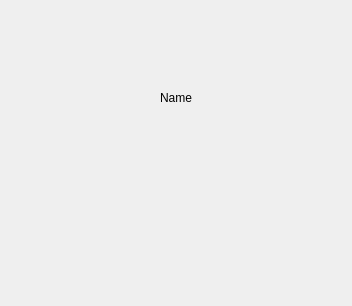
<?xml version="1.0" encoding="UTF-8"?>
<ui version="4.0">
 <class>Form</class>
 <widget class="QWidget" name="Form">
  <property name="geometry">
   <rect>
    <x>0</x>
    <y>0</y>
    <width>352</width>
    <height>306</height>
   </rect>
  </property>
  <property name="windowTitle">
   <string>Form</string>
  </property>
  <widget class="QLabel" name="label_2">
   <property name="geometry">
    <rect>
     <x>160</x>
     <y>90</y>
     <width>57</width>
     <height>15</height>
    </rect>
   </property>
   <property name="text">
    <string>Name</string>
   </property>
  </widget>
 </widget>
 <resources/>
 <connections/>
</ui>
